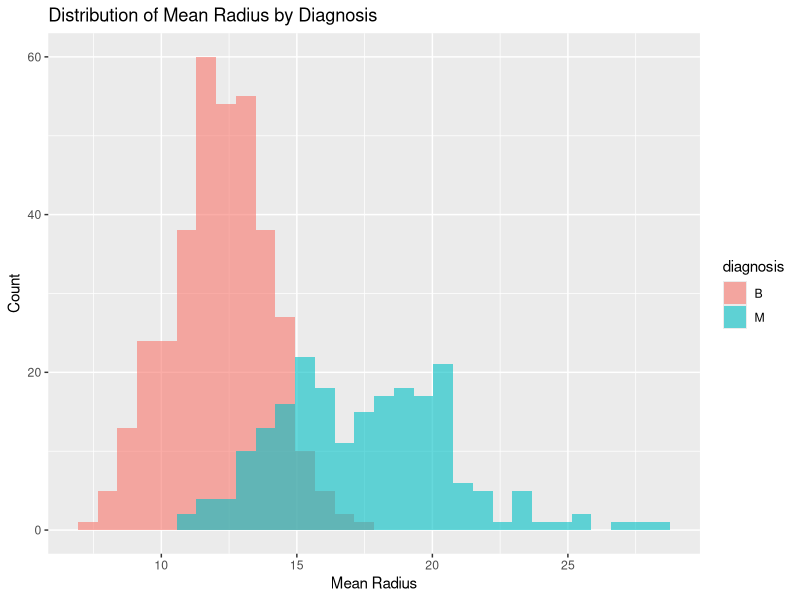
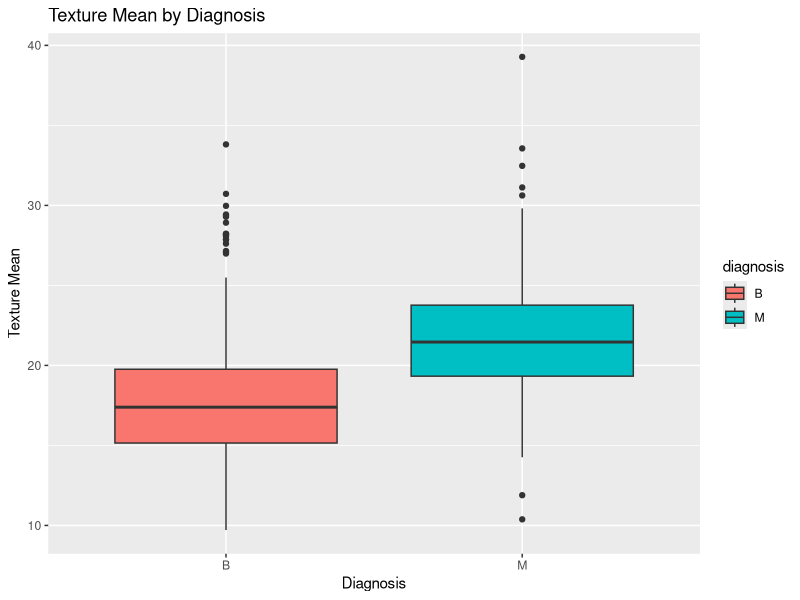
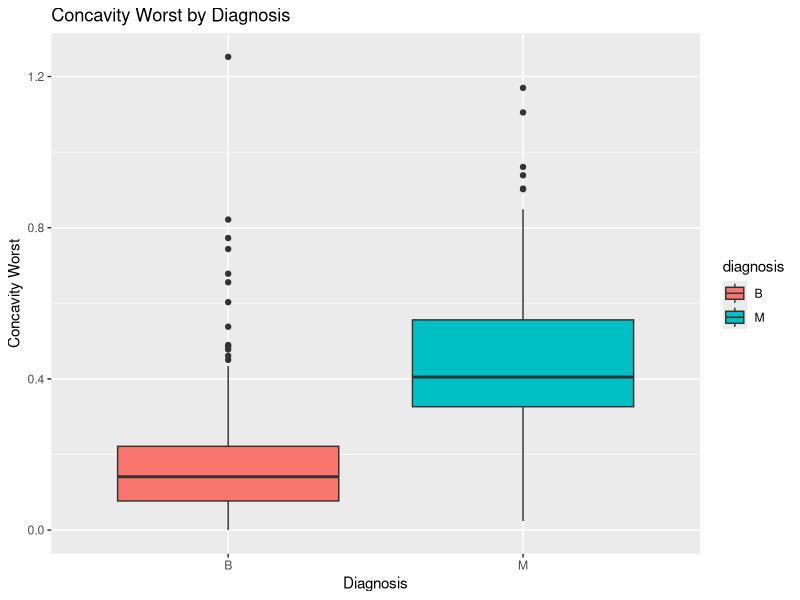
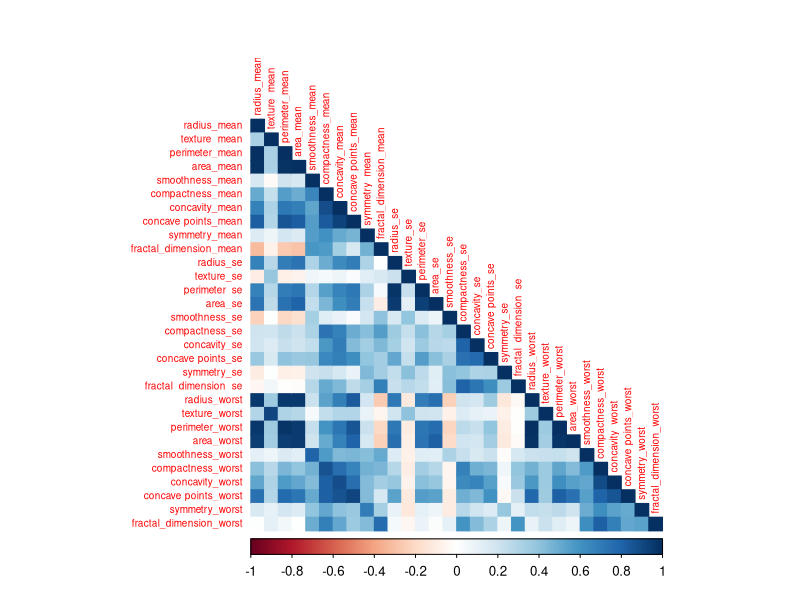

Source code (R) for these figures, in order:
library(tidyverse)
library(readxl)
library(corrplot)

# Test pipe operator
data <- read_excel("data.xlsx")
data <- data %>% select(-id)
head(data)
#to see how many are m or b
table(data$diagnosis)
#Summary of numeric features:

summary(data)
#Average of key features by diagnosis (optional but useful):

data %>%
  group_by(diagnosis) %>%
  summarise(
    avg_radius = mean(radius_mean),
    avg_texture = mean(texture_mean),
    avg_area = mean(area_mean),
    avg_concavity = mean(concavity_mean)
  )

#Step 7: Visualizations

#Histogram of radius_mean by diagnosis:
  
  ggplot(data, aes(x = radius_mean, fill = diagnosis)) +
  geom_histogram(alpha = 0.6, position = "identity", bins = 30) +
  labs(title = "Distribution of Mean Radius by Diagnosis", x = "Mean Radius", y = "Count")


#Boxplot of texture_mean by diagnosis:
  
  ggplot(data, aes(x = diagnosis, y = texture_mean, fill = diagnosis)) +
  geom_boxplot() +
  labs(title = "Texture Mean by Diagnosis", x = "Diagnosis", y = "Texture Mean")


#Boxplot of concavity_worst by diagnosis:
  
  ggplot(data, aes(x = diagnosis, y = concavity_worst, fill = diagnosis)) +
  geom_boxplot() +
  labs(title = "Concavity Worst by Diagnosis", x = "Diagnosis", y = "Concavity Worst")

#Step 8: Correlation heatmap
# Select numeric columns only
numeric_data <- data %>% select_if(is.numeric)

# Compute correlation matrix
cor_matrix <- cor(numeric_data)

# Plot correlation heatmap
corrplot(cor_matrix, method = "color", type = "lower", tl.cex = 0.6)
